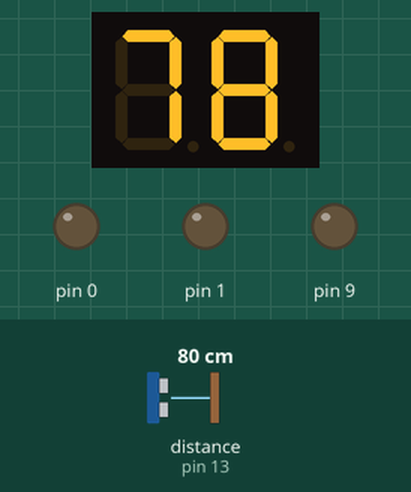
Recording of a sketch running on a simulated Arduino Uno, built with avr-gcc and run on an emulated ATmega328P. Parts: 2-digit seven-segment display, output pins drawn as LEDs (lit = HIGH). Wiring (inferred from the names in the program): ultrasonic range finder: trigger pin 12; echo pin 13; 2-digit 7-segment display, segments lit when HIGH: segments pin 2, pin 3, pin 4, pin 5, pin 6, pin 7, pin 8; digit selects pin 10, pin 11. The inputs (shaded band) are chosen by the test bench; at power-on: distance to the obstacle (sensor on pin 13) 80 cm. The echo pulse lasts 58.3 µs per cm; the segment pins are drawn as the display they are named for; pins used as bus, display or sensor lines are not drawn.

Above: at 1.2 s.
1.3 s: distance to the obstacle (sensor on pin 13) set to 120 cm
At 2.3 s:
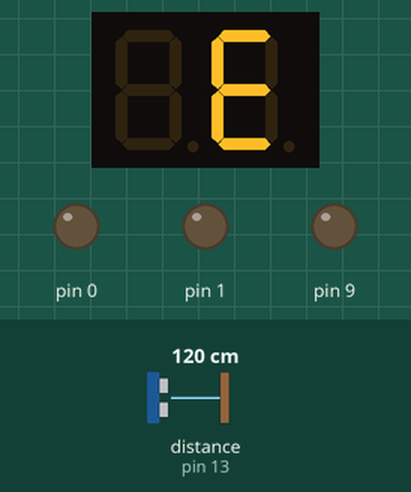
2.9 s: distance to the obstacle (sensor on pin 13) set to 2 cm
At 3.3 s:
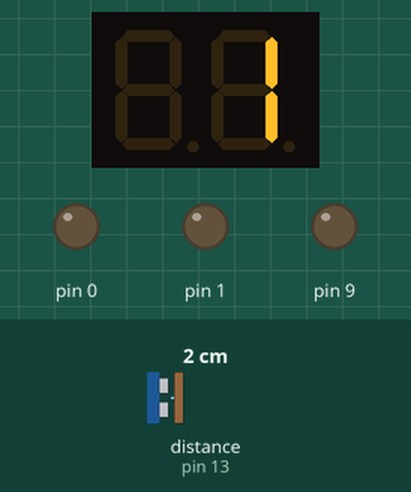
4.4 s: distance to the obstacle (sensor on pin 13) set to 250 cm
At 4.8 s:
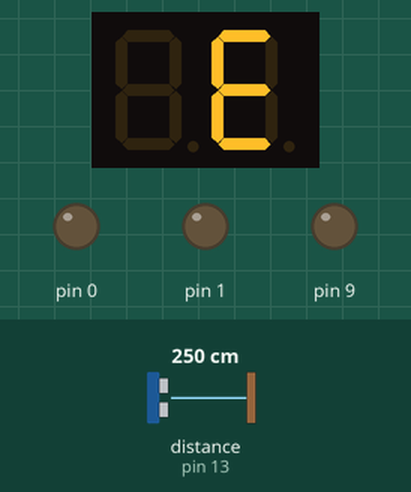
Timing chart, 0 to 7.4 s (numbered marks = the images above; inputs shaded):
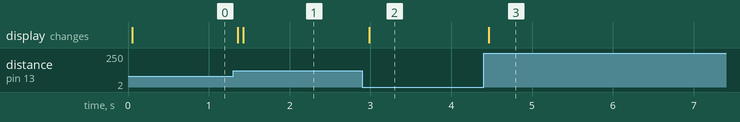

The sketch:

ultrasonic-sensor-meter-segments-display.ino
```cpp
/* Code written by Adrien Louvrier, 29/12/2020
 *
 * Objective : Print the distance measured by the ultrasonic sensor and print the value on the 7 segments display
 * Card used : Arduino Uno
 *
 * Electronic Circuit :
 * input :
 * - An ultrasonic sensor (trig pin -> pin 12, echo pin -> pin 13)
 *
 * output :
 * - 4*7 segments display (segments pins connected to pins 2 to 9, digit3 pin -> pin 10, digit4 pin -> pin 11)
 */

#define a 2 // segments display pins
#define b 3
#define c 4
#define d 5
#define e 6
#define f 7
#define g 8
#define point 9

#define digit3 10 // digits pins
#define digit4 11

#define trigPin 12 // Ultrasonic sensor pins
#define echoPin 13

// prototypes of the functions

/* Objective : if distance < 100(cm), print the units digit of the distance on digit 4, else print an error ('E')
 * input : unit digit of the distance
 * output : none
 */
void printDigit4(int distance);

/* Objective : If distance < 100(cm), print the tens digit of the distance on digit 3, else print an error ('E')
 * input : tens digit of the distance
 * output : none
 */
void printDigit3(int distance);

/* Objective : Display a number on the current digit
 * input : the number to print
 * output : none
 */
void printNumber(int number);

/* Objective : print an error on the current digit
 * input : none
 * output : none
 */
void printError();

long duration; // Duration between emitting and receiving
int distance;

void setup() {
  // Setup the segment pins in output mode
  for (int i = 0; i<12; ++i){
    pinMode(i, OUTPUT);
  }

  pinMode(trigPin, OUTPUT); // Setup the ultrasonic sensor pins
  pinMode(echoPin, INPUT);

  digitalWrite(digit4, LOW); // Init the digits outputs
  digitalWrite(digit3, LOW);
}

void loop() {
  // Measure the duration between emitting and receiving
  digitalWrite(trigPin, LOW);
  delayMicroseconds(2);

  digitalWrite(trigPin, HIGH);
  delayMicroseconds(10);
  digitalWrite(trigPin, LOW);

  duration = pulseIn(echoPin, HIGH);
  distance = duration * 0.034/2; // Calculation of the distance using the formula d=v*t

  // Distance display on 7 segments displays
  printDigit4(distance);
  delay(10);
  printDigit3(distance);
  delay(10);
}

void printNumber(int number){
  switch (number){
     case 0:
      digitalWrite(a, HIGH);
      digitalWrite(b, HIGH);
      digitalWrite(c, HIGH);
      digitalWrite(d, HIGH);
      digitalWrite(e, HIGH);
      digitalWrite(f, HIGH);
      digitalWrite(g, LOW);
      break;
    case 1:
      digitalWrite(a, LOW);
      digitalWrite(b, HIGH);
      digitalWrite(c, HIGH);
      digitalWrite(d, LOW);
      digitalWrite(e, LOW);
      digitalWrite(f, LOW);
      digitalWrite(g, LOW);
      break;
    case 2:
      digitalWrite(a, HIGH);
      digitalWrite(b, HIGH);
      digitalWrite(c, LOW);
      digitalWrite(d, HIGH);
      digitalWrite(e, HIGH);
      digitalWrite(f, LOW);
      digitalWrite(g, HIGH);
      break;
    case 3:
      digitalWrite(a, HIGH);
      digitalWrite(b, HIGH);
      digitalWrite(c, HIGH);
      digitalWrite(d, HIGH);
      digitalWrite(e, LOW);
      digitalWrite(f, LOW);
      digitalWrite(g, HIGH);
      break;
    case 4:
      digitalWrite(a, LOW);
      digitalWrite(b, HIGH);
      digitalWrite(c, HIGH);
      digitalWrite(d, LOW);
      digitalWrite(e, LOW);
      digitalWrite(f, HIGH);
      digitalWrite(g, HIGH);
      break;
    case 5:
      digitalWrite(a, HIGH);
      digitalWrite(b, LOW);
      digitalWrite(c, HIGH);
      digitalWrite(d, HIGH);
      digitalWrite(e, LOW);
      digitalWrite(f, HIGH);
      digitalWrite(g, HIGH);
      break;
    case 6:
      digitalWrite(a, HIGH);
      digitalWrite(b, LOW);
      digitalWrite(c, HIGH);
      digitalWrite(d, HIGH);
      digitalWrite(e, HIGH);
      digitalWrite(f, HIGH);
      digitalWrite(g, HIGH);
      break;
    case 7:
      digitalWrite(a, HIGH);
      digitalWrite(b, HIGH);
      digitalWrite(c, HIGH);
      digitalWrite(d, LOW);
      digitalWrite(e, LOW);
      digitalWrite(f, LOW);
      digitalWrite(g, LOW);
      break;
    case 8:
      digitalWrite(a, HIGH);
      digitalWrite(b, HIGH);
      digitalWrite(c, HIGH);
      digitalWrite(d, HIGH);
      digitalWrite(e, HIGH);
      digitalWrite(f, HIGH);
      digitalWrite(g, HIGH);
      break;
    case 9:
      digitalWrite(a, HIGH);
      digitalWrite(b, HIGH);
      digitalWrite(c, HIGH);
      digitalWrite(d, HIGH);
      digitalWrite(e, LOW);
      digitalWrite(f, HIGH);
      digitalWrite(g, HIGH);
      break;
  }
}

void printError(){
  digitalWrite(a, HIGH);
  digitalWrite(b, LOW);
  digitalWrite(c, LOW);
  digitalWrite(d, HIGH);
  digitalWrite(e, HIGH);
  digitalWrite(f, HIGH);
  digitalWrite(g, HIGH);

}

void printDigit4(int distance){
  // if distance > 100(cm), print an erreor ('E' on digit 4)
  if (distance > 100){
    digitalWrite(digit4, LOW);
    digitalWrite(digit3, HIGH);
    printError();
  }
  else{
    digitalWrite(digit4, LOW);
    digitalWrite(digit3, HIGH);
    if (distance < 100){
      printNumber(distance % 10);
    }
  }
}

void printDigit3(int distance){
  // if distance > 100, print nothing on digit 3
  if (distance > 100){
    digitalWrite(digit4, LOW);
    digitalWrite(digit3, HIGH);
  }
  else{
    digitalWrite(digit3, LOW);
    digitalWrite(digit4, HIGH);
    if (distance < 10){
      digitalWrite(digit3, HIGH);
    }
    else if (distance < 100){
      printNumber(((distance - distance%10) % 100)/10);
    }
  }
}
```

Measured:
- after the input at 1.3 s, the display: first changes after 0.06 s (image 1 shows a later state)
- after the input at 2.9 s, the display: changes after 0.09 s (image 2)
- after the input at 4.4 s, the display: changes after 0.06 s (image 3)
